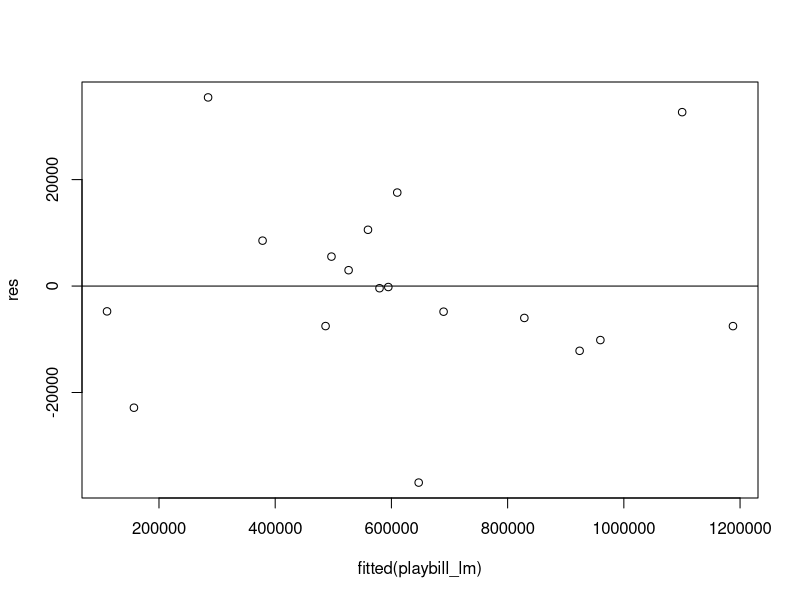
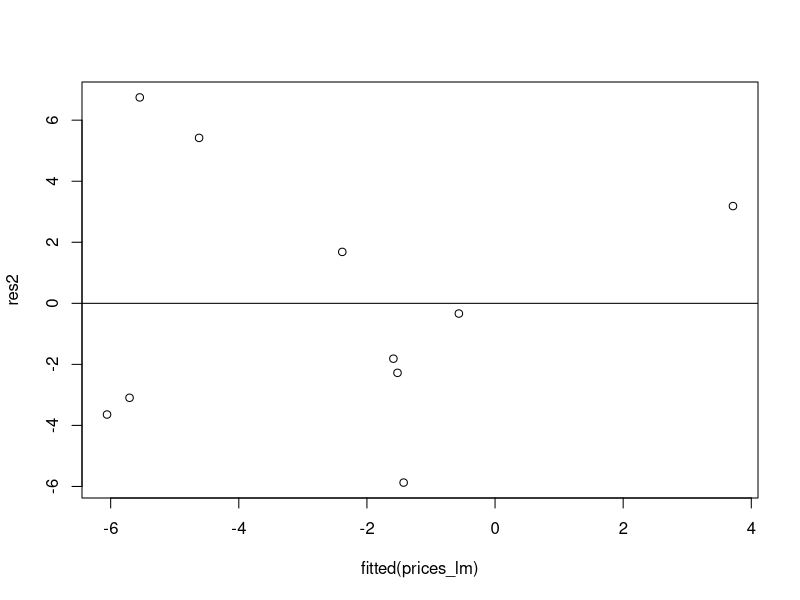

The R script that drew these images, in order:
## ---- chunk 1
knitr::opts_chunk$set(echo = TRUE)
## ---- chunk 2
playbill <- read.csv('playbill.csv')
playbill_lm <- lm(CurrentWeek ~ LastWeek, data = playbill)
summary(playbill_lm)
confint(playbill_lm)
## ---- chunk 3
confint(playbill_lm)["(Intercept)", ]
## ---- chunk 4
playbill_new = data.frame(LastWeek = 400000)
PI <- predict(playbill_lm, playbill_new, interval = "predict", level = .95)
PI
## ---- chunk 5
res <- resid(playbill_lm)
plot(fitted(playbill_lm), res)
abline(0,0)
## ---- chunk 6
indicators <- read.delim('indicators.txt')
prices_lm <- lm(PriceChange ~ LoanPaymentsOverdue, data = indicators)
confint(prices_lm, "LoanPaymentsOverdue")
## ---- chunk 7
predict(prices_lm, data.frame("LoanPaymentsOverdue" = 4), interval = "predict")
## ---- chunk 8
res2 <- resid(prices_lm)
plot(fitted(prices_lm), res2)
abline(0,0)
## ---- chunk 9
t_val <- qt(0.975, 28)
se <- 0.1222707
0.6417099 + c(-1,1) * t_val * se
## ---- chunk 10
t_val <- qt(0.975, 28)
se2 <- 0.0008184

0.0112916 + c(-1,1) * t_val * se2
## ---- chunk 11
intercept <- 0.6417099
inv_slope <- 0.0112916
inv_num <- 130

point_estimate <- intercept + (inv_slope * inv_num)

t_val <- qt(0.975, 28)
rse <- 0.3298

point_estimate + c(-1,1) * t_val * rse
point_estimate
